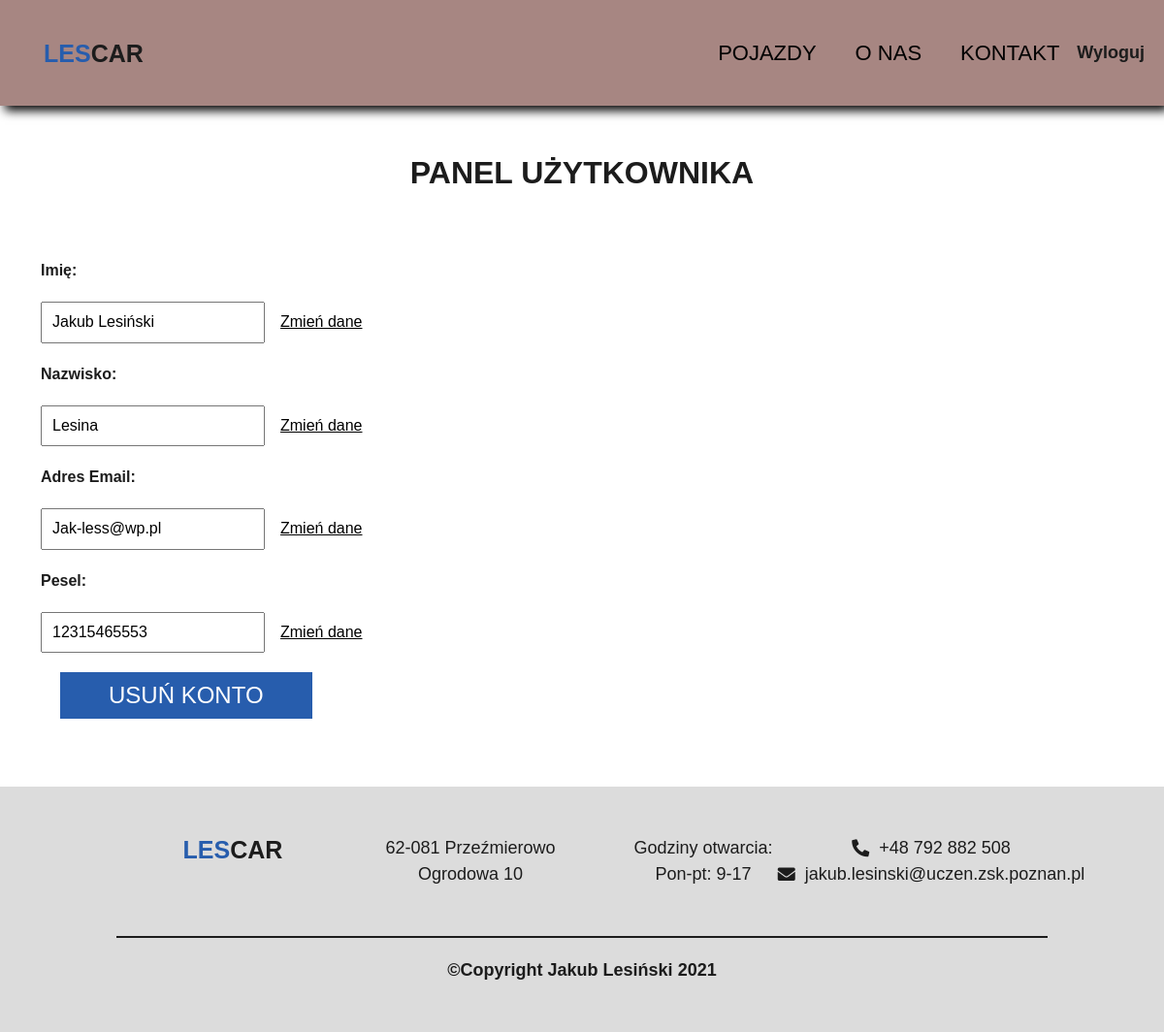
The app's page /resources/views/pages/panel.php (signed in) with its own data.
### tables this page shows
CREATE TABLE `klienci` (
  `Id_klienta` int(11) NOT NULL,
  `Imie` varchar(60) NOT NULL,
  `Nazwisko` varchar(60) NOT NULL,
  `Pesel` varchar(11) NOT NULL,
  `Email` varchar(60) NOT NULL,
  `Haslo` varchar(255) NOT NULL
);

### resources/views/pages/panel.php (the view, shortened to what this page needs)
<?php
    require_once "../partials/db.php";
?>
<!DOCTYPE html>
<html lang="pl">
<head>
    <link rel="stylesheet" type="text/css" href="/public/css/all.min.css">
    <link rel="stylesheet" type="text/css" href="/public/css/bootstrap.min.css">
    <link rel="stylesheet" href="/public/css/swiper-bundle.css">
    <link rel="stylesheet" href="/public/css/style.css">
</head>
<body>
<header class="header">
        <div class="logo-wrapper">
            <a href="/index.php" class="logo"><h2 class="logo-heading">LES<span>CAR</span></h2></a>
        </div>
        <div class="nav-list-wrapper">
            <ul class="nav-list">
                <li class="nav-list-item"><a href="/resources/views/pages/listing.php" class="nav-list-link">POJAZDY</a></li>
                <li class="nav-list-item"><a href="/resources/views/pages/about.php" class="nav-list-link">O NAS</a></li>
                <li class="nav-list-item"><a href="/resources/views/pages/contact.php" class="nav-list-link">KONTAKT</a></li>
            </ul>
            <div class="login-basket">
                <?php
                    if(isset($_SESSION['logged']) == "") {
                        echo '
                            <a href="#" class="loginIcon">
                            <div class="loginIcon-item">
                            <i class="fas fa-user"></i>
                            <a href="/resources/views/pages/login.php" class="loginIcon-link"><p class="loginIcon-desc">Zaloguj</p></a>
                            </div>
                            </a>
                        ';
                    } else {
                        echo '
                        <div>
                            <a href="/resources/views/partials/logout.php" class="loginIcon-link"><p class="loginIcon-desc">Wyloguj</p></a>
                        </div>
                        ';
                    }
                ?>
            </div>
        </div>
    </header>
    <section class="panel">
            <div class="container">
                <div class="row">
                    <div class="col-12">
                        <h2 class="panel-heading">PANEL UŻYTKOWNIKA</h2>
                    </div>
                    <div class="col-12 col-md-6">
                        <?php
                            $connect = new mysqli($host, $db_user, $db_password, $db_name);
                            if($connect) {
                                $id = $_SESSION['logged'];
                                $sql = "SELECT * FROM klienci WHERE Id_klienta = '$id'";
                                $result = mysqli_query($connect, $sql);
                                $row = mysqli_fetch_array($result, MYSQLI_ASSOC);
                                echo <<<"text"
                                    <p class="panel-cycle">Imię:</p>
                                    <form method="post" class="panel-row">
                                        <input type="text" value="{$row['Imie']}" class="panel-desc" name="name">
                                        <button class="panel-button" name="name-change">Zmień dane</button>
                                    </form>
                                    <p class="panel-cycle">Nazwisko:</p>
                                    <form method="post" class="panel-row">
                                        <input type="text" value="{$row['Nazwisko']}" class="panel-desc" name="surname">
                                        <button class="panel-button" name="surname-change">Zmień dane</button>
                                    </form>
                                    <p class="panel-cycle">Adres Email:</p>
                                    <form method="post" class="panel-row">
                                        <input type="text" value="{$row['Email']}" class="panel-desc" name="email">
                                        <button class="panel-button" name="email-change">Zmień dane</button>
                                    </form>
                                    <p class="panel-cycle">Pesel:</p>
                                    <form method="post" class="panel-row">
                                        <input type="text" value="{$row['Pesel']}" class="panel-desc" name="idNumber">
                                        <button class="panel-button" name="idNumber-change">Zmień dane</button>
                                    </form>
                                text;
                            } else {
                                echo "Error: $connect->connect_errno";
                            }
                        ?>
                    </div>
                    <div class="col-12 col-md-6">
                    </div>
                    <div class="col-12">
                            <form method="post">
                                <button class="main-button" name="delete-button">USUŃ KONTO</button>
                            </form>
                    </div>
                </div>
            </div>
    </section>
    <footer class="footer">
        <div class="footer-wrapper">
            <div class="container">
                <div class="row">
                    <div class="col-12 col-md-3">
                        <a href="" class="logo"><h2 class="logo-heading">LES<span>CAR</span></h2></a>
                    </div>
                    <div class="col-12 col-md-3">
                        <p class="footer-desc">62-081 Przeźmierowo</p>
                        <p class="footer-desc">Ogrodowa 10</p>
                    </div>
                    <div class="col-12 col-md-3">
                        <p class="footer-desc">Godziny otwarcia:</p>
                        <p class="footer-desc">Pon-pt: 9-17</p>
                    </div>
                    <div class="col-12 col-md-3">
                        <a href="tel:792-882-508" class ="footer-link">
                            <i class="fas fa-phone-alt"></i>
                            <p class="footer-desc">+48 792 882 508</p>
                        </a>
                        <a href="mailto:jakub.lesinski@uczen.zsk.poznan.pl" class="footer-link">
                            <i class="fas fa-envelope"></i>
                            <p class="footer-desc">jakub.lesinski@uczen.zsk.poznan.pl</p>
                        </a>
                    </div>
                </div>
            </div>
        </div>
        <div class="container">
            <div class="row">
                <div class="col-12">
                    <p class="footer-copy">&copy;Copyright Jakub Lesiński 2021</p>
                </div>
            </div>
        </div>
    </footer>
</body>
</html>

### public/css/style.css (style rules this page uses)
html { line-height: 1.15; -webkit-text-size-adjust: 100%; }
body { margin: 0; }
a { background-color: transparent; }
button, input, optgroup, select, textarea { font-family: inherit; font-size: 100%; line-height: 1.15; margin: 0; }
button, input { overflow: visible; }
button, select { text-transform: none; }
button, [type=button], [type=reset], [type=submit] { -webkit-appearance: button; }
body { font-family: "Bebas Neue", sans-serif; }
h1, h2, h3, h4, h5, h6 { font-family: "Poppins", sans-serif; font-weight: bold; }
.main-button { margin: 20px; background-color: #275DAD; padding: 10px 50px; color: #FFFFFF; border: none; font-size: 24px; }
.panel-button { color: #000000; text-decoration: underline; border: none; background: none; }
body { color: #1C1C1C; }
a { text-decoration: none; }
.logo { text-align: center; color: #275DAD; }
.logo-heading { margin: 0; font-size: 25px; }
.logo-heading span { color: #1C1C1C; }
.header { background-color: #A78682; display: flex; justify-content: space-between; align-items: center; padding: 20px; box-shadow: 5px 5px 10px #000000; }
.header .loginIcon-desc { margin: 0; font-weight: bold; color: #1C1C1C; text-align: center; }
.header .loginIcon-link { color: #1C1C1C; text-align: center; font-size: 18px; }
@media (min-width: 992px) { .header .logo { margin: 0 25px; font-size: 25px; } }
.header .logo-wrapper { display: flex; align-items: center; }
.header .nav-list { padding: 0; margin: 0; display: flex; flex-direction: column; align-items: center; height: 100%; width: 0; position: fixed; z-index: 999; top: 0; left: 0; background-color: grey; overflow-x: hidden; transition: 0.5s; padding-top: 60px; }
@media (min-width: 992px) { .header .nav-list { position: relative; flex-direction: row; background-color: #A78682; width: 100%; padding: 10px; margin: 0; } }
.header .nav-list-wrapper { display: flex; align-items: center; }
.header .nav-list-item { list-style: none; }
.header .nav-list-link { display: block; position: relative; color: #FFFFFF; margin: 8px 8px 8px 32px; text-decoration: none; font-size: 30px; transition: 0.3s; }
@media (min-width: 992px) { .header .nav-list-link { color: #000000; font-size: 22px; } }
@media (min-width: 992px) { .header .nav-list-link::after { position: absolute; content: ""; border-bottom: 2px solid #000000; width: 0; height: 100%; left: 0; bottom: 0; transition: 0.5s ease; transform: translateY(2px); } }
.footer { background-color: #DCDCDC; padding: 50px 0; font-size: 18px; }
.footer-wrapper { margin: 0 10% 0; padding-bottom: 50px; border-bottom: 2px solid #1C1C1C; }
.footer-link { display: flex; justify-content: center; align-items: center; }
.footer-link, .footer-link:hover { color: #1C1C1C; }
.footer-desc { text-align: center; margin: 10px 0 0 10px; }
@media (min-width: 768px) { .footer-desc { margin-top: 0; } }
.footer-copy { text-align: center; font-weight: bold; margin: 20px 0 0; }
.panel { padding: 50px 0; }
.panel-heading { text-align: center; margin: 0 0 50px; }
.panel-cycle { margin: 20px 10px 20px 0; font-weight: bold; text-align: center; }
@media (min-width: 768px) { .panel-cycle { text-align: left; } }
.panel-desc { margin: 0 10px 0 0; padding: 10px; text-align: center; width: 70%; }
@media (min-width: 768px) { .panel-desc { text-align: left; width: auto; } }
.panel-row { display: flex; align-items: center; justify-content: center; }
@media (min-width: 768px) { .panel-row { justify-content: flex-start; } }

### records on screen
klienci: name "Jakub Lesiński", surname "Lesina", email "Jak-less@wp.pl", idNumber "12315465553"
